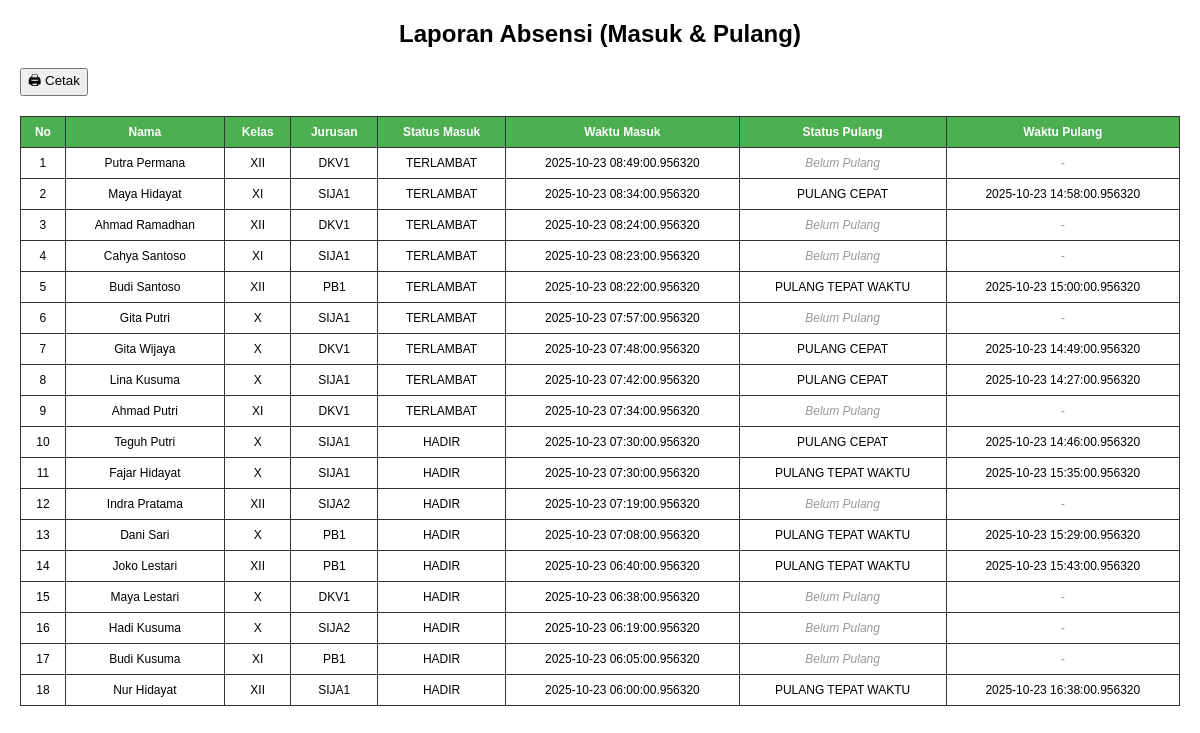
/admin/absensi/print (signed in), run on the app's committed database.
### tables this page shows
CREATE TABLE absensi (
            id INTEGER PRIMARY KEY AUTOINCREMENT,
            siswa_id INTEGER,
            nama TEXT NOT NULL,
            kelas TEXT NOT NULL,
            jurusan TEXT NOT NULL,
            latitude REAL,
            longitude REAL,
            status TEXT NOT NULL,
            waktu TIMESTAMP DEFAULT CURRENT_TIMESTAMP
        , waktu_pulang TIMESTAMP, status_pulang TEXT, latitude_pulang REAL, longitude_pulang REAL, bukti_surat TEXT, alasan_pulang TEXT);

### app.py (the view)
@app.route("/admin/absensi/print")
@login_required
def print_absensi():
    conn = sqlite3.connect(DB_NAME)
    cur = conn.cursor()
    cur.execute("""
        SELECT nama, kelas, jurusan, status, waktu,
               status_pulang, waktu_pulang
        FROM absensi
        ORDER BY waktu DESC
    """)
    absensi = cur.fetchall()
    conn.close()
    return render_template("admin/print_absensi.html", absensi=absensi)

### app.py (called while the page is built)
def login_required(f):
    from functools import wraps
    @wraps(f)
    def decorated_function(*args, **kwargs):
        if 'admin_logged_in' not in session:
            return redirect(url_for('admin_login'))
        return f(*args, **kwargs)
    return decorated_function

### templates/admin/print_absensi.html (shortened to what this page needs)
<!DOCTYPE html>
<html lang="id">
<head>
</head>
<body>
  <h2>Laporan Absensi (Masuk & Pulang)</h2>
  <button onclick="window.print()">🖨 Cetak</button>
  <table>
    <thead>
      <tr>
        <th>No</th>
        <th>Nama</th>
        <th>Kelas</th>
        <th>Jurusan</th>
        <th>Status Masuk</th>
        <th>Waktu Masuk</th>
        <th>Status Pulang</th>
        <th>Waktu Pulang</th>
      </tr>
    </thead>
    <tbody>
      {% for a in absensi %}
      <tr>
        <td>{{ loop.index }}</td>
        <td>{{ a[0] }}</td>
        <td>{{ a[1] }}</td>
        <td>{{ a[2] }}</td>
        <td>{{ a[3] }}</td>
        <td>{{ a[4] }}</td>
        <td>
          {% if a[5] %}
            {{ a[5] }}
          {% else %}
            <span class="belum-pulang">Belum Pulang</span>
          {% endif %}
        </td>
        <td>
          {% if a[6] %}
            {{ a[6] }}
          {% else %}
            <span class="belum-pulang">-</span>
          {% endif %}
        </td>
      </tr>
      {% endfor %}
    </tbody>
  </table>
</body>
</html>

### templates/admin/print_absensi.html (style rules this page uses)
body { font-family: Arial, sans-serif; margin: 20px; }
h2 { text-align: center; margin-bottom: 20px; }
table { width: 100%; border-collapse: collapse; margin-top: 20px; font-size: 12px; }
th, td { border: 1px solid #333; padding: 8px; text-align: center; }
th { background-color: #4CAF50; color: white; }
.belum-pulang { color: #999; font-style: italic; }

### data on the page
absensi: nama "Putra Permana", kelas "XII", jurusan "DKV1", status "TERLAMBAT", waktu "2025-10-23 08:49:00.956320", shows "Belum Pulang"
absensi: nama "Maya Hidayat", kelas "XI", jurusan "SIJA1", status "TERLAMBAT", waktu "2025-10-23 08:34:00.956320", status_pulang "PULANG CEPAT", waktu_pulang "2025-10-23 14:58:00.956320"
absensi: nama "Ahmad Ramadhan", kelas "XII", jurusan "DKV1", status "TERLAMBAT", waktu "2025-10-23 08:24:00.956320", shows "Belum Pulang"
absensi: nama "Cahya Santoso", kelas "XI", jurusan "SIJA1", status "TERLAMBAT", waktu "2025-10-23 08:23:00.956320", shows "Belum Pulang"
absensi: nama "Budi Santoso", kelas "XII", jurusan "PB1", status "TERLAMBAT", waktu "2025-10-23 08:22:00.956320", status_pulang "PULANG TEPAT WAKTU", waktu_pulang "2025-10-23 15:00:00.956320"
absensi: nama "Gita Putri", kelas "X", jurusan "SIJA1", status "TERLAMBAT", waktu "2025-10-23 07:57:00.956320", shows "Belum Pulang"
absensi: nama "Gita Wijaya", kelas "X", jurusan "DKV1", status "TERLAMBAT", waktu "2025-10-23 07:48:00.956320", status_pulang "PULANG CEPAT", waktu_pulang "2025-10-23 14:49:00.956320"
absensi: nama "Lina Kusuma", kelas "X", jurusan "SIJA1", status "TERLAMBAT", waktu "2025-10-23 07:42:00.956320", status_pulang "PULANG CEPAT", waktu_pulang "2025-10-23 14:27:00.956320"
absensi: nama "Ahmad Putri", kelas "XI", jurusan "DKV1", status "TERLAMBAT", waktu "2025-10-23 07:34:00.956320", shows "Belum Pulang"
absensi: nama "Teguh Putri", kelas "X", jurusan "SIJA1", status "HADIR", waktu "2025-10-23 07:30:00.956320", status_pulang "PULANG CEPAT", waktu_pulang "2025-10-23 14:46:00.956320"
absensi: nama "Fajar Hidayat", kelas "X", jurusan "SIJA1", status "HADIR", waktu "2025-10-23 07:30:00.956320", status_pulang "PULANG TEPAT WAKTU", waktu_pulang "2025-10-23 15:35:00.956320"
absensi: nama "Indra Pratama", kelas "XII", jurusan "SIJA2", status "HADIR", waktu "2025-10-23 07:19:00.956320", shows "Belum Pulang"
absensi: nama "Dani Sari", kelas "X", jurusan "PB1", status "HADIR", waktu "2025-10-23 07:08:00.956320", status_pulang "PULANG TEPAT WAKTU", waktu_pulang "2025-10-23 15:29:00.956320"
absensi: nama "Joko Lestari", kelas "XII", jurusan "PB1", status "HADIR", waktu "2025-10-23 06:40:00.956320", status_pulang "PULANG TEPAT WAKTU", waktu_pulang "2025-10-23 15:43:00.956320"
absensi: nama "Maya Lestari", kelas "X", jurusan "DKV1", status "HADIR", waktu "2025-10-23 06:38:00.956320", shows "Belum Pulang"
absensi: nama "Hadi Kusuma", kelas "X", jurusan "SIJA2", status "HADIR", waktu "2025-10-23 06:19:00.956320", shows "Belum Pulang"
absensi: nama "Budi Kusuma", kelas "XI", jurusan "PB1", status "HADIR", waktu "2025-10-23 06:05:00.956320", shows "Belum Pulang"
absensi: nama "Nur Hidayat", kelas "XII", jurusan "SIJA1", status "HADIR", waktu "2025-10-23 06:00:00.956320", status_pulang "PULANG TEPAT WAKTU", waktu_pulang "2025-10-23 16:38:00.956320"
